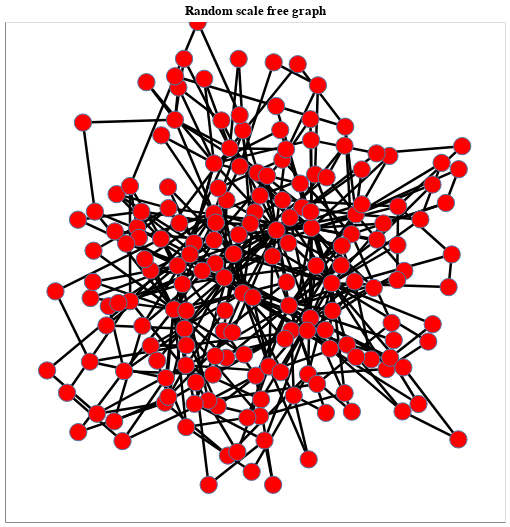

Source (notebook cell):
### Code cell
chart1 = VisualizeGraph(base_scale_free, "Random scale free graph")
chart1

### Figure 1 — Vega-Lite specification as saved in the notebook (floating-point values rounded to 4 significant figures; data arrays with more than 128 entries replaced by an {"elided": "..."} marker saying what was removed)
{"config": {"view": {"continuousWidth": 400, "continuousHeight": 300}}, "layer": [{"data": {"name": "data-9a37651a058750557110f2c831a9d39a"}, "mark": {"type": "line", "color": "black", "opacity": 1}, "encoding": {"detail": {"type": "quantitative", "field": "edge"}, "size": {"type": "nominal", "field": "weight", "legend": null}, "x": {"type": "quantitative", "axis": {"grid": false, "labels": false, "ticks": false, "title": ""}, "field": "x"}, "y": {"type": "quantitative", "axis": {"grid": false, "labels": false, "ticks": false, "title": ""}, "field": "y"}}, "selection": {"selector001": {"type": "interval", "bind": "scales", "encodings": ["x", "y"]}}}, {"data": {"name": "data-c6418d207ae9af380ae533cfe4da781c"}, "mark": {"type": "point", "fill": "red", "opacity": 1, "size": 300, "strokeWidth": 1.0}, "encoding": {"x": {"type": "quantitative", "axis": {"grid": false, "labels": false, "ticks": false}, "field": "x"}, "y": {"type": "quantitative", "axis": {"grid": false, "labels": false, "ticks": false}, "field": "y"}}}], "height": 500, "title": "Random scale free graph", "width": 500, "$schema": "https://vega.github.io/schema/vega-lite/v4.8.1.json", "datasets": {"data-9a37651a058750557110f2c831a9d39a": {"elided": "712 records"}, "data-c6418d207ae9af380ae533cfe4da781c": {"elided": "180 records"}}}
